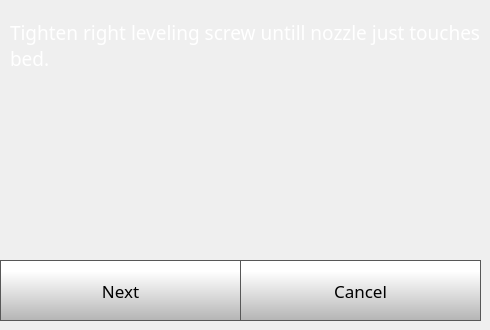
    <widget class="QWidget" name="quickStep3Page">
     <widget class="QPushButton" name="quickStep3CancelButton">
      <property name="geometry">
       <rect>
        <x>240</x>
        <y>260</y>
        <width>241</width>
        <height>61</height>
       </rect>
      </property>
      <property name="font">
       <font>
        <family>Gotham</family>
        <pointsize>13</pointsize>
       </font>
      </property>
      <property name="contextMenuPolicy">
       <enum>Qt::NoContextMenu</enum>
      </property>
      <property name="styleSheet">
       <string notr="true">QPushButton {
     border: 1px solid rgb(87, 87, 87);
	background-color: qlineargradient(spread:pad, x1:0, y1:1, x2:0, y2:0.188, stop:0 rgba(180, 180, 180, 255), stop:1 rgba(255, 255, 255, 255));


}

QPushButton:pressed {
    background-color: qlineargradient(x1: 0, y1: 0, x2: 0, y2: 1,
                                      stop: 0 #dadbde, stop: 1 #f6f7fa);
}

QPushButton:flat {
    border: none; /* no border for a flat push button */
}

QPushButton:default {
    border-color: navy; /* make the default button prominent */
}

QPushButton:focus {
	outline: none;
}</string>
      </property>
      <property name="text">
       <string>Cancel</string>
      </property>
      <property name="iconSize">
       <size>
        <width>40</width>
        <height>40</height>
       </size>
      </property>
     </widget>
     <widget class="QPushButton" name="quickStep3NextButton">
      <property name="geometry">
       <rect>
        <x>0</x>
        <y>260</y>
        <width>241</width>
        <height>61</height>
       </rect>
      </property>
      <property name="font">
       <font>
        <family>Gotham</family>
        <pointsize>13</pointsize>
       </font>
      </property>
      <property name="contextMenuPolicy">
       <enum>Qt::NoContextMenu</enum>
      </property>
      <property name="styleSheet">
       <string notr="true">QPushButton {
     border: 1px solid rgb(87, 87, 87);
	background-color: qlineargradient(spread:pad, x1:0, y1:1, x2:0, y2:0.188, stop:0 rgba(180, 180, 180, 255), stop:1 rgba(255, 255, 255, 255));


}

QPushButton:pressed {
    background-color: qlineargradient(x1: 0, y1: 0, x2: 0, y2: 1,
                                      stop: 0 #dadbde, stop: 1 #f6f7fa);
}

QPushButton:flat {
    border: none; /* no border for a flat push button */
}

QPushButton:default {
    border-color: navy; /* make the default button prominent */
}

QPushButton:focus {
	outline: none;
}</string>
      </property>
      <property name="text">
       <string>Next</string>
      </property>
      <property name="iconSize">
       <size>
        <width>40</width>
        <height>40</height>
       </size>
      </property>
     </widget>
     <widget class="QLabel" name="calibrateLabel_10">
      <property name="geometry">
       <rect>
        <x>10</x>
        <y>20</y>
        <width>471</width>
        <height>51</height>
       </rect>
      </property>
      <property name="font">
       <font>
        <family>Gotham</family>
        <pointsize>14</pointsize>
        <weight>50</weight>
        <bold>false</bold>
       </font>
      </property>
      <property name="contextMenuPolicy">
       <enum>Qt::NoContextMenu</enum>
      </property>
      <property name="styleSheet">
       <string notr="true">color: rgb(255, 255, 255);</string>
      </property>
      <property name="text">
       <string>Tighten right leveling screw untill nozzle just touches bed.</string>
      </property>
      <property name="wordWrap">
       <bool>true</bool>
      </property>
     </widget>
    </widget>
